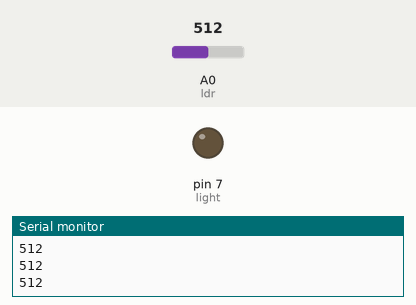
This sketch was run on a simulated Arduino Uno, built with avr-gcc and run on an emulated ATmega328P. Parts: output pins drawn as LEDs (lit = HIGH), the last lines printed to the serial monitor. The inputs (shaded band) are chosen by the test bench; at power-on: A0 (ldr) = 512.

Above: at 1.2 s.
1.3 s: A0 (ldr) set to 411
2.8 s: A0 (ldr) set to 384
At 3.7 s:
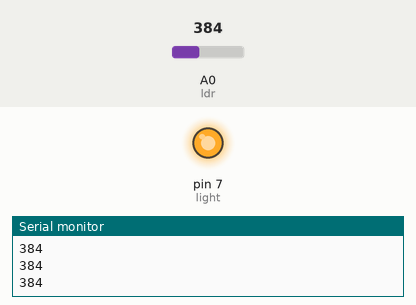
4.3 s: A0 (ldr) set to 410
At 5.0 s:
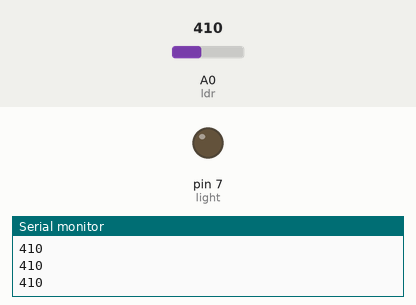
5.9 s: A0 (ldr) set to 390
At 6.3 s:
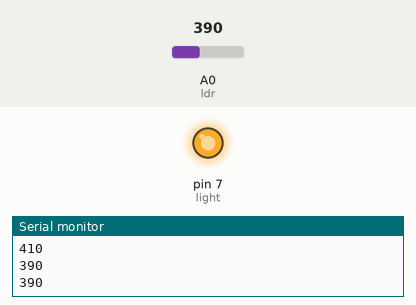
Timing chart, 0 to 8.5 s (numbered marks = the images above; inputs shaded):
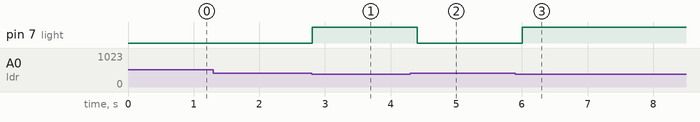

Measured:
- the behaviour switches between 400 and 399 on A0 (ldr) (found by bisection; images 0 and 1)
- after the input at 2.8 s, pin 7 (light): LOW → HIGH at once
- after the input at 4.3 s, pin 7 (light): HIGH → LOW after 0.11 s
- after the input at 5.9 s, pin 7 (light): LOW → HIGH after 0.11 s

The sketch:

Street_light.ino
```cpp
int ldr = A0;
int light = 7;
int value = 0;

void setup() {
  Serial.begin(9600);
  pinMode(light, OUTPUT);
}

void loop() {
  value = analogRead(ldr);
  Serial.println(value);

  if (value < 400) {
    digitalWrite(light, HIGH);
  } else {
    digitalWrite(light, LOW);
  }

  delay(200);
}
```
